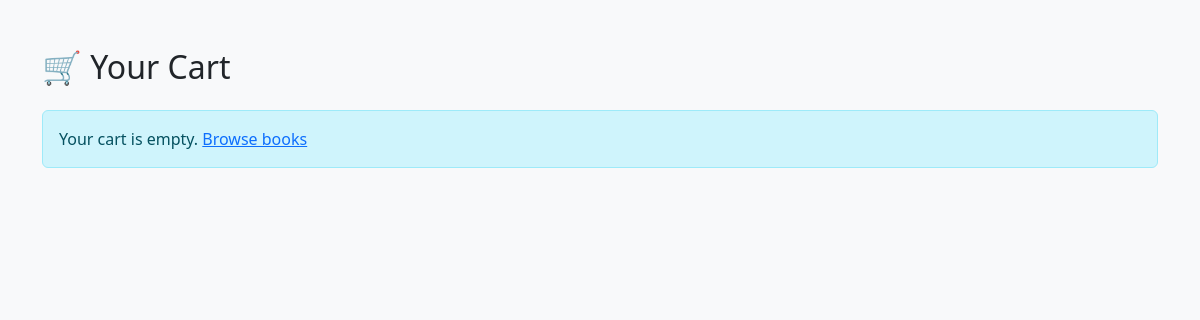
Page /cart_view/ (signed in) on the earlier database version.
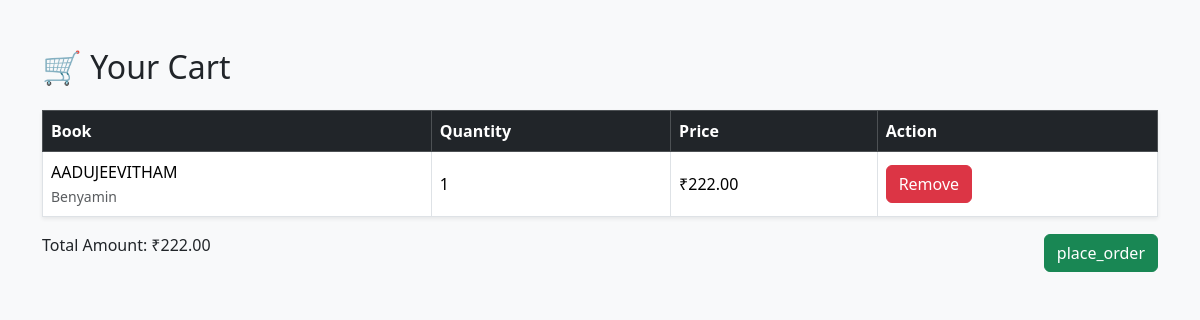
Same page on the later database version.
### App/models.py (models this page shows, shortened)
class CartItem(models.Model):
    customer = models.ForeignKey(Customer, on_delete=models.CASCADE)
    book = models.ForeignKey(Book, on_delete=models.CASCADE)
    quantity = models.PositiveIntegerField(default=1)
    added_on = models.DateTimeField(auto_now_add=True)

class Book(models.Model):
    CATEGORY_CHOICES =[
        ('al','All Categories'),
        ('bi','Biography'),
        ('po','Poetry'),
        ('nv','Novel'),
        ('tr','Thriller'),
        ('dv','Devotional'),
        ('sr','Story'),
        ('ai','AutoBiography'),
    ]
    LANGUAGE_CHOICES = [
        ('ml', 'Malayalam'),
        ('en', 'English'),
        ('hi', 'Hindi'),
        ('ta', 'Tamil'),
        ('te', 'Telugu'),
    ]
    category = models.CharField(max_length=100 , choices=CATEGORY_CHOICES, default='al')
    author = models.CharField(max_length=200)
    title = models.CharField(max_length=200)
    language = models.CharField(max_length=10, choices=LANGUAGE_CHOICES, default='ml')
    description = models.TextField()
    price = models.DecimalField(max_digits=6, decimal_places=2)
    stock = models.PositiveIntegerField()
    cover_image = models.ImageField(upload_to='book_covers/', blank=True, null=True)
    published_date = models.DateField(null=True, blank=True)

### App/views.py (the view)
# urls.py: path('cart_view/',views.cart_view,name='cart_view'),
def cart_view(request):
    if not request.user.is_authenticated:
        return redirect('book_list')
    try:
        customer = Customer.objects.get(user=request.user)
    except Customer.DoesNotExist:
        return redirect('book_list')
    cart_items = CartItem.objects.filter(customer=customer)
    total_price = sum(item.book.price * item.quantity for item in cart_items)
    return render(request, 'cart.html', {
        'cart_items': cart_items,
        'total_price': total_price
     })

### Templates/cart.html (shortened to what this page needs)
<!DOCTYPE html>
<html lang="en">
<head>
    <link href="https://cdn.jsdelivr.net/npm/bootstrap@5.3.3/dist/css/bootstrap.min.css" rel="stylesheet">
</head>
<body class="bg-light">
<div class="container py-5">
    <h2 class="mb-4">🛒 Your Cart</h2>
    {% if cart_items %}
        <table class="table table-bordered align-middle shadow-sm">
            <thead class="table-dark">
                <tr>
                    <th>Book</th>
                    <th>Quantity</th>
                    <th>Price</th>
                    <th>Action</th>
                </tr>
            </thead>
            <tbody>
                {% for item in cart_items %}
                    <tr>
                        <td>
                            {{ item.book.title }}<br>
                            <small class="text-muted">{{ item.book.author }}</small>
                        </td>
                        <td>{{ item.quantity }}</td>
                        <td>₹{{ item.book.price }}</td>
                        <td>
                            <a href="{% url 'remove_from_cart' item.id %}" class="btn  btn-danger">
                                 Remove
                            </a>
                        </td>
                    </tr>
                {% endfor %}
            </tbody>
        </table>
        <div class="d-flex justify-content-between align-items-center mt-3">
            <p class="total">Total Amount: ₹{{ total_price }}</p>
            <a href="{% url 'place_order' %}" class="btn btn-success">place_order</a>
        </div>
    {% else %}
        <div class="alert alert-info">
            Your cart is empty. <a href="{% url 'Book_list' %}">Browse books</a>
        </div>
    {% endif %}
</div>
</body>
</html>

Differences in the rows shown:
added CartItem: book "AADUJEEVITHAM", book.author "Benyamin", quantity "1", book.price "222.00"
Other differences:
{{ total_price }}: (not shown) → "222.00"
text no longer shown: "Your cart is empty. Browse books"
text now shown: "Book Quantity Price Action Total Amount: ₹ place_order"
